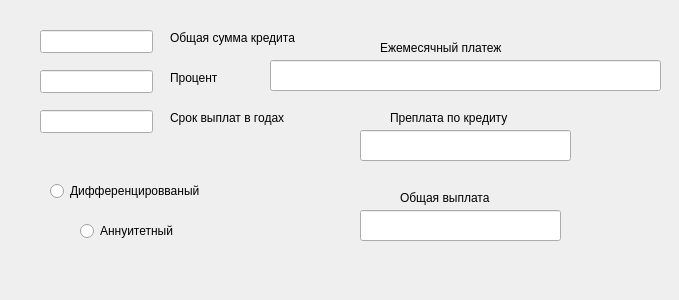
<?xml version="1.0" encoding="UTF-8"?>
<ui version="4.0">
 <class>Credit</class>
 <widget class="QDialog" name="Credit">
  <property name="geometry">
   <rect>
    <x>0</x>
    <y>0</y>
    <width>679</width>
    <height>300</height>
   </rect>
  </property>
  <property name="windowTitle">
   <string>Dialog</string>
  </property>
  <widget class="QLabel" name="total_month">
   <property name="geometry">
    <rect>
     <x>380</x>
     <y>40</y>
     <width>161</width>
     <height>16</height>
    </rect>
   </property>
   <property name="text">
    <string>Ежемесячный платеж</string>
   </property>
  </widget>
  <widget class="QLabel" name="pereplatas">
   <property name="geometry">
    <rect>
     <x>390</x>
     <y>110</y>
     <width>151</width>
     <height>16</height>
    </rect>
   </property>
   <property name="text">
    <string>Преплата по кредиту</string>
   </property>
  </widget>
  <widget class="QLabel" name="total">
   <property name="geometry">
    <rect>
     <x>400</x>
     <y>190</y>
     <width>131</width>
     <height>16</height>
    </rect>
   </property>
   <property name="text">
    <string>Общая выплата</string>
   </property>
  </widget>
  <widget class="QLabel" name="label_4">
   <property name="geometry">
    <rect>
     <x>170</x>
     <y>30</y>
     <width>161</width>
     <height>16</height>
    </rect>
   </property>
   <property name="text">
    <string>Общая сумма кредита</string>
   </property>
  </widget>
  <widget class="QLabel" name="label_5">
   <property name="geometry">
    <rect>
     <x>170</x>
     <y>70</y>
     <width>62</width>
     <height>16</height>
    </rect>
   </property>
   <property name="text">
    <string>Процент</string>
   </property>
  </widget>
  <widget class="QLabel" name="label_6">
   <property name="geometry">
    <rect>
     <x>170</x>
     <y>110</y>
     <width>151</width>
     <height>16</height>
    </rect>
   </property>
   <property name="text">
    <string>Срок выплат в годах</string>
   </property>
  </widget>
  <widget class="QRadioButton" name="radioButton">
   <property name="geometry">
    <rect>
     <x>50</x>
     <y>180</y>
     <width>191</width>
     <height>22</height>
    </rect>
   </property>
   <property name="text">
    <string>Дифференцировваный</string>
   </property>
  </widget>
  <widget class="QRadioButton" name="ann">
   <property name="geometry">
    <rect>
     <x>80</x>
     <y>220</y>
     <width>106</width>
     <height>22</height>
    </rect>
   </property>
   <property name="text">
    <string>Аннуитетный</string>
   </property>
  </widget>
  <widget class="QLineEdit" name="sum">
   <property name="geometry">
    <rect>
     <x>40</x>
     <y>30</y>
     <width>113</width>
     <height>23</height>
    </rect>
   </property>
  </widget>
  <widget class="QLineEdit" name="procent">
   <property name="geometry">
    <rect>
     <x>40</x>
     <y>70</y>
     <width>113</width>
     <height>23</height>
    </rect>
   </property>
  </widget>
  <widget class="QLineEdit" name="term">
   <property name="geometry">
    <rect>
     <x>40</x>
     <y>110</y>
     <width>113</width>
     <height>23</height>
    </rect>
   </property>
  </widget>
  <widget class="QLineEdit" name="output">
   <property name="geometry">
    <rect>
     <x>270</x>
     <y>60</y>
     <width>391</width>
     <height>31</height>
    </rect>
   </property>
   <property name="readOnly">
    <bool>false</bool>
   </property>
  </widget>
  <widget class="QLineEdit" name="cr_pereplata">
   <property name="geometry">
    <rect>
     <x>360</x>
     <y>130</y>
     <width>211</width>
     <height>31</height>
    </rect>
   </property>
   <property name="readOnly">
    <bool>true</bool>
   </property>
  </widget>
  <widget class="QLineEdit" name="total_cr">
   <property name="geometry">
    <rect>
     <x>360</x>
     <y>210</y>
     <width>201</width>
     <height>31</height>
    </rect>
   </property>
   <property name="readOnly">
    <bool>true</bool>
   </property>
  </widget>
 </widget>
 <resources/>
 <connections/>
</ui>
